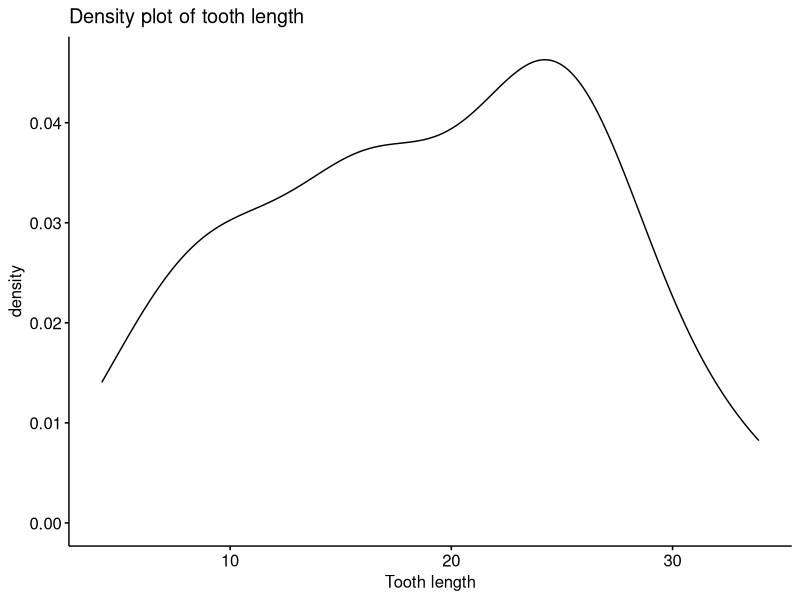
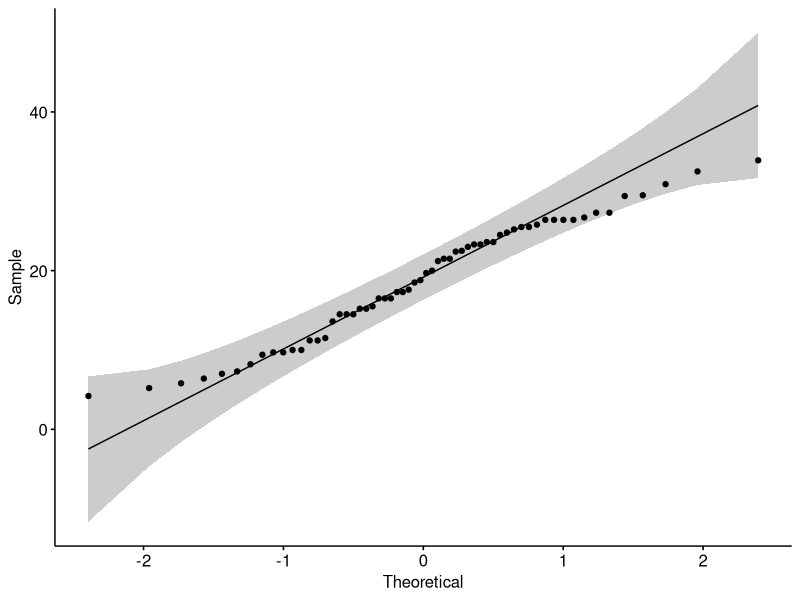
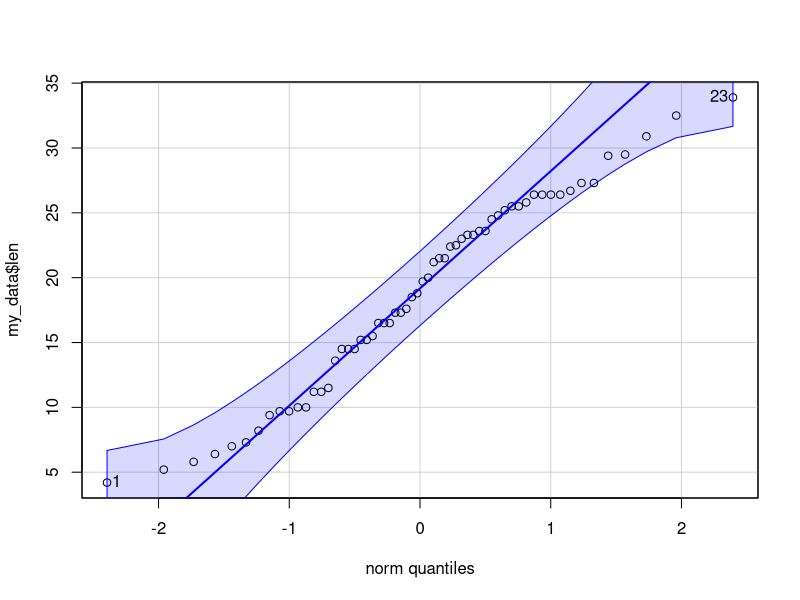
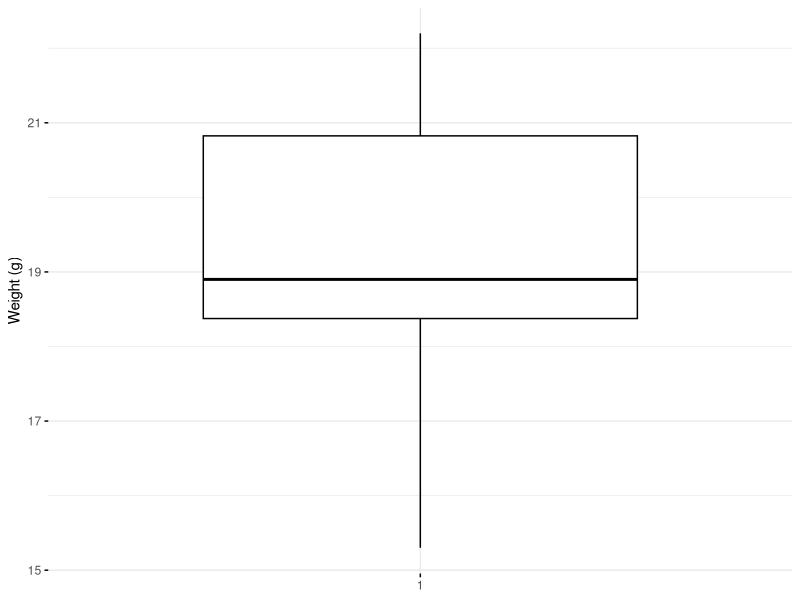
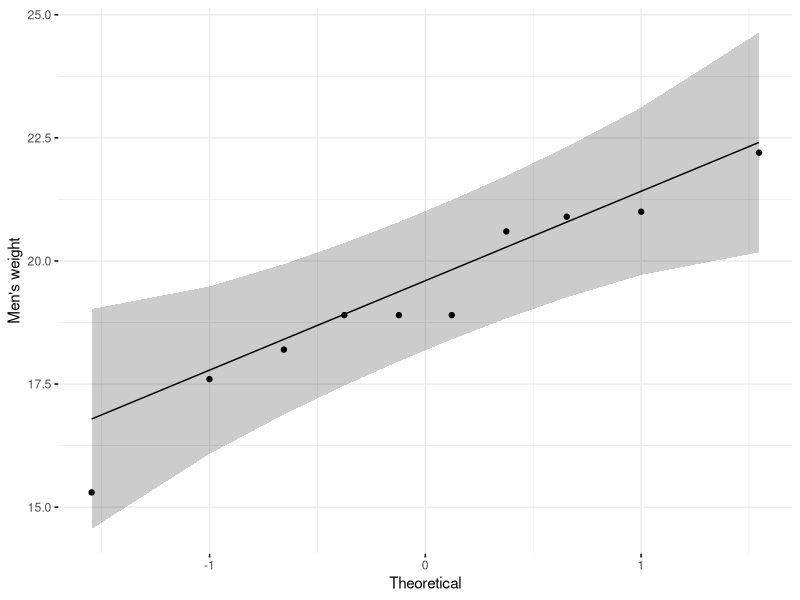
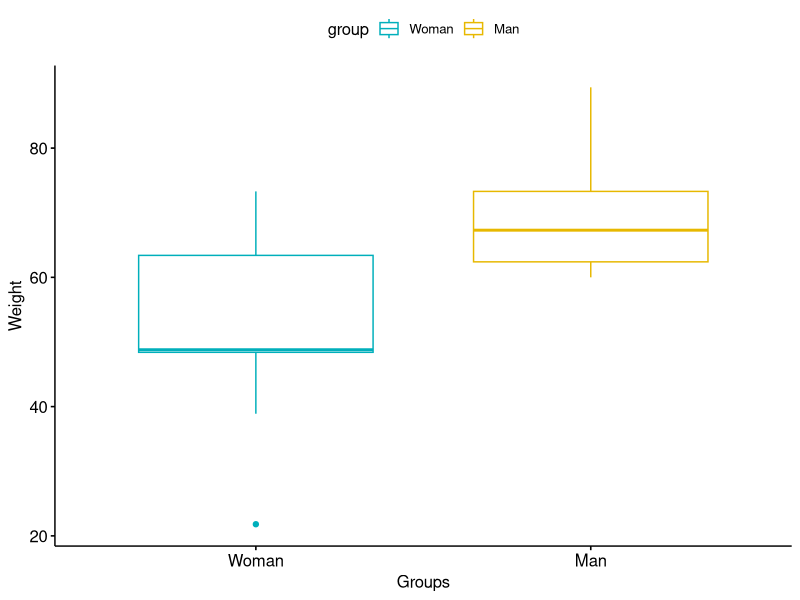
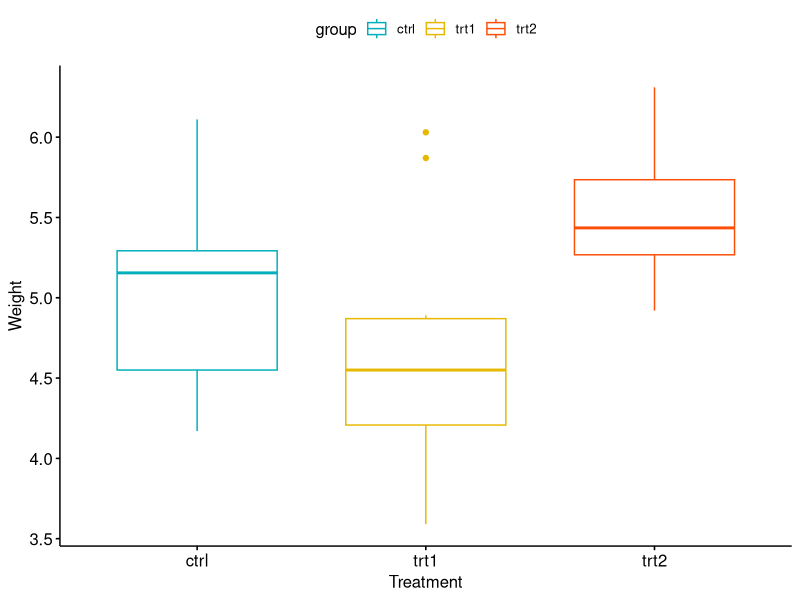
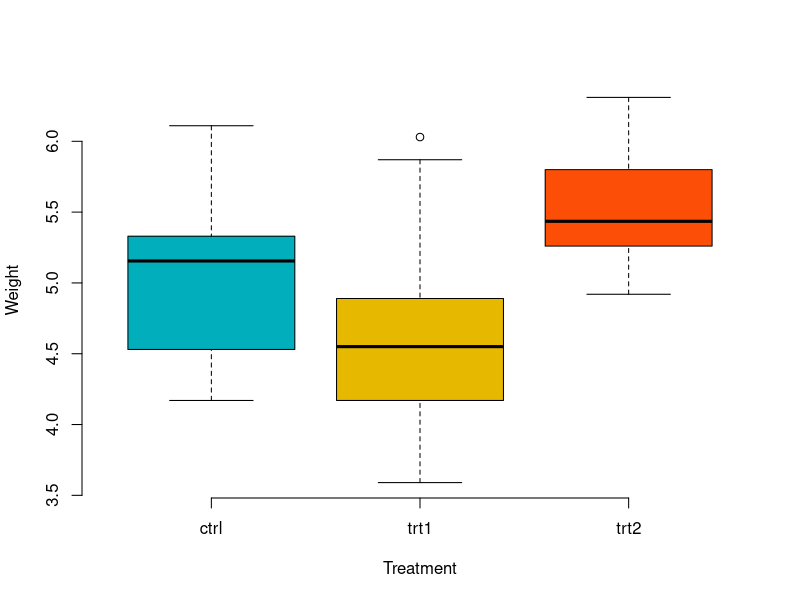

The R source for these figures, in order:
## ---- chunk 1
library("dplyr")
library("ggpubr")
## ---- chunk 2
# Store the data in the variable my_data
my_data <- ToothGrowth
set.seed(1234)
dplyr::sample_n(my_data, 10)
## ---- chunk 3
library("ggpubr")
ggdensity(my_data$len, 
          main = "Density plot of tooth length",
          xlab = "Tooth length")
## ---- chunk 4
library(ggpubr)
ggqqplot(my_data$len)
## ---- chunk 5
library("car")
qqPlot(my_data$len)
## ---- chunk 6
shapiro.test(my_data$len)
## ---- chunk 7
set.seed(1234)
my_data <- data.frame(
  name = paste0(rep("M_", 10), 1:10),
  weight = round(rnorm(10, 20, 2), 1)
)
# Print the first 10 rows of the data
head(my_data, 10)
## ---- chunk 8
# Statistical summaries of weight
summary(my_data$weight)
## ---- chunk 9
library(ggpubr)
ggboxplot(my_data$weight, 
          ylab = "Weight (g)", xlab = FALSE,
          ggtheme = theme_minimal())
## ---- chunk 10
shapiro.test(my_data$weight) # => p-value = 0.6993
## ---- chunk 11
library("ggpubr")
ggqqplot(my_data$weight, ylab = "Men's weight",
         ggtheme = theme_minimal())
## ---- chunk 12
# One-sample t-test
res <- t.test(my_data$weight, mu = 25)
# Printing the results
res 
## ---- chunk 13
# printing the p-value
res$p.value
# printing the mean
res$estimate
# printing the confidence interval
res$conf.int
## ---- chunk 14
t.test(my_data$weight, mu = 25,
              alternative = "less")
## ---- chunk 15
t.test(my_data$weight, mu = 25,
              alternative = "greater")
## ---- chunk 16
# Data in two numeric vectors
women_weight <- c(38.9, 61.2, 73.3, 21.8, 63.4, 64.6, 48.4, 48.8, 48.5)
men_weight <- c(67.8, 60, 63.4, 76, 89.4, 73.3, 67.3, 61.3, 62.4) 
# Create a data frame
my_data <- data.frame( 
                group = rep(c("Woman", "Man"), each = 9),
                weight = c(women_weight,  men_weight)
                )
my_data
## ---- chunk 17
library(dplyr)
group_by(my_data, group) %>%
  summarise(
    count = n(),
    mean = mean(weight, na.rm = TRUE),
    sd = sd(weight, na.rm = TRUE)
  )
## ---- chunk 18
# Plot weight by group and color by group
library("ggpubr")
ggboxplot(my_data, x = "group", y = "weight", 
          color = "group", palette = c("#00AFBB", "#E7B800"),
        ylab = "Weight", xlab = "Groups")
## ---- chunk 19
# Shapiro-Wilk normality test for Men's weights
with(my_data, shapiro.test(weight[group == "Man"]))# p = 0.1
# Shapiro-Wilk normality test for Women's weights
with(my_data, shapiro.test(weight[group == "Woman"])) # p = 0.6
## ---- chunk 20
res <- wilcox.test(weight ~ group, data = my_data,
                   exact = FALSE)
res
## ---- chunk 21
wilcox.test(weight ~ group, data = my_data, 
        exact = FALSE, alternative = "less")
## ---- chunk 22
wilcox.test(weight ~ group, data = my_data,
        exact = FALSE, alternative = "greater")
## ---- chunk 23
res.ftest <- var.test(weight ~ group, data = my_data)
res.ftest
## ---- chunk 24
# Compute t-test
res <- t.test(women_weight, men_weight, var.equal = TRUE)
res
## ---- chunk 25
# Compute t-test
res <- t.test(weight ~ group, data = my_data, var.equal = TRUE)
res
## ---- chunk 26
t.test(weight ~ group, data = my_data,
        var.equal = TRUE, alternative = "less")
## ---- chunk 27
t.test(weight ~ group, data = my_data,
        var.equal = TRUE, alternative = "greater")
## ---- chunk 28
# Compute t-test
res <- t.test(weight ~ group, data = my_data, var.equal = FALSE)
res
## ---- chunk 29
t.test(weight ~ group, data = my_data,
        alternative = "less",var.equal = FALSE)
## ---- chunk 30
t.test(weight ~ group, data = my_data,
        alternative = "greater",var.equal = FALSE)
## ---- chunk 31
my_data <- PlantGrowth
# Show a random sample
set.seed(1234)
dplyr::sample_n(my_data, 10)
## ---- chunk 32
# Show the levels
levels(my_data$group)
## ---- chunk 33
my_data$group <- ordered(my_data$group,
                         levels = c("ctrl", "trt1", "trt2"))
## ---- chunk 34
library(dplyr)
group_by(my_data, group) %>%
  summarise(
    count = n(),
    mean = mean(weight, na.rm = TRUE),
    sd = sd(weight, na.rm = TRUE)
  )
## ---- chunk 35
# Box plots
# ++++++++++++++++++++
# Plot weight by group and color by group
library("ggpubr")
ggboxplot(my_data, x = "group", y = "weight", 
          color = "group", palette = c("#00AFBB", "#E7B800", "#FC4E07"),
          order = c("ctrl", "trt1", "trt2"),
          ylab = "Weight", xlab = "Treatment")
## ---- chunk 36
# Box plot
boxplot(weight ~ group, data = my_data,
        xlab = "Treatment", ylab = "Weight",
        frame = FALSE, col = c("#00AFBB", "#E7B800", "#FC4E07"))
## ---- chunk 37
# Mean plots
# ++++++++++++++++++++
# Plot weight by group
# Add error bars: mean_se
# (other values include: mean_sd, mean_ci, median_iqr, ....)
library("ggpubr")
ggline(my_data, x = "group", y = "weight", 
       add = c("mean_se", "jitter"), 
       order = c("ctrl", "trt1", "trt2"),
       ylab = "Weight", xlab = "Treatment")
## ---- chunk 38
# Compute the analysis of variance
res.aov <- aov(weight ~ group, data = my_data)
# Summary of the analysis
summary(res.aov)
## ---- chunk 39
TukeyHSD(res.aov)
## ---- chunk 40
#install.packages("multcomp")
library(multcomp)
summary(glht(res.aov, linfct = mcp(group = "Tukey")))
## ---- chunk 41
pairwise.t.test(my_data$weight, my_data$group,
                 p.adjust.method = "BH")
## ---- chunk 42
# 1. Homogeneity of variances
plot(res.aov, 1)
## ---- chunk 43
library(car)
leveneTest(weight ~ group, data = my_data)
## ---- chunk 44
oneway.test(weight ~ group, data = my_data)
## ---- chunk 45
pairwise.t.test(my_data$weight, my_data$group,
                 p.adjust.method = "BH", pool.sd = FALSE)
## ---- chunk 46
# 2. Normality
plot(res.aov, 2)
## ---- chunk 47
# Extract the residuals
aov_residuals <- residuals(object = res.aov )
# Run Shapiro-Wilk test
shapiro.test(x = aov_residuals )
## ---- chunk 48
kruskal.test(weight ~ group, data = my_data)
## ---- chunk 49
# Store the data in the variable my_data
my_data <- ToothGrowth
# Show a random sample
set.seed(1234)
dplyr::sample_n(my_data, 10)
## ---- chunk 50
# Check the structure
str(my_data)
## ---- chunk 51
# Convert dose as a factor and recode the levels
# as "D0.5", "D1", "D2"
my_data$dose <- factor(my_data$dose, 
                  levels = c(0.5, 1, 2),
                  labels = c("D0.5", "D1", "D2"))
head(my_data)
## ---- chunk 52
# Box plot with multiple groups
# +++++++++++++++++++++
# Plot tooth length ("len") by groups ("dose")
# Color box plot by a second group: "supp"
library("ggpubr")
ggboxplot(my_data, x = "dose", y = "len", color = "supp",
          palette = c("#00AFBB", "#E7B800"))
## ---- chunk 53
# Line plots with multiple groups
# +++++++++++++++++++++++
# Plot tooth length ("len") by groups ("dose")
# Color box plot by a second group: "supp"
# Add error bars: mean_se
# (other values include: mean_sd, mean_ci, median_iqr, ....)
library("ggpubr")
ggline(my_data, x = "dose", y = "len", color = "supp",
       add = c("mean_se", "dotplot"),
       palette = c("#00AFBB", "#E7B800"))
## ---- chunk 54
res.aov2 <- aov(len ~ supp + dose, data = my_data)
summary(res.aov2)
## ---- chunk 55
# Two-way ANOVA with interaction effect
# These two calls are equivalent
res.aov3 <- aov(len ~ supp * dose, data = my_data)
res.aov3 <- aov(len ~ supp + dose + supp:dose, data = my_data)
summary(res.aov3)
## ---- chunk 56
group_by(my_data, supp, dose) %>%
  summarise(
    count = n(),
    mean = mean(len, na.rm = TRUE),
    sd = sd(len, na.rm = TRUE)
  )
## ---- chunk 57
model.tables(res.aov3, type="means", se = TRUE)
## ---- chunk 58
TukeyHSD(res.aov3, which = "dose")
## ---- chunk 59
TukeyHSD(res.aov3, which = "supp")
## ---- chunk 60
library(multcomp)
summary(glht(res.aov2, linfct = mcp(dose = "Tukey")))
## ---- chunk 61
summary(glht(res.aov2, linfct = mcp(supp = "Tukey")))
## ---- chunk 62
pairwise.t.test(my_data$len, my_data$dose,
                p.adjust.method = "BH")
## ---- chunk 63
pairwise.t.test(my_data$len, my_data$supp,
                p.adjust.method = "BH")
## ---- chunk 64
# 1. Homogeneity of variances
plot(res.aov3, 1)
## ---- chunk 65
library(car)
leveneTest(len ~ supp*dose, data = my_data)
## ---- chunk 66
# 2. Normality
plot(res.aov3, 2)
## ---- chunk 67
# Extract the residuals
aov_residuals <- residuals(object = res.aov3)
# Run Shapiro-Wilk test
shapiro.test(x = aov_residuals )
## ---- chunk 68
library(car)
my_anova <- aov(len ~ supp * dose, data = my_data)
Anova(my_anova, type = "III")
## ---- chunk 69

## ---- chunk 70

## ---- chunk 71

## ---- chunk 72

## ---- chunk 73

## ---- chunk 74

## ---- chunk 75

## ---- chunk 76
